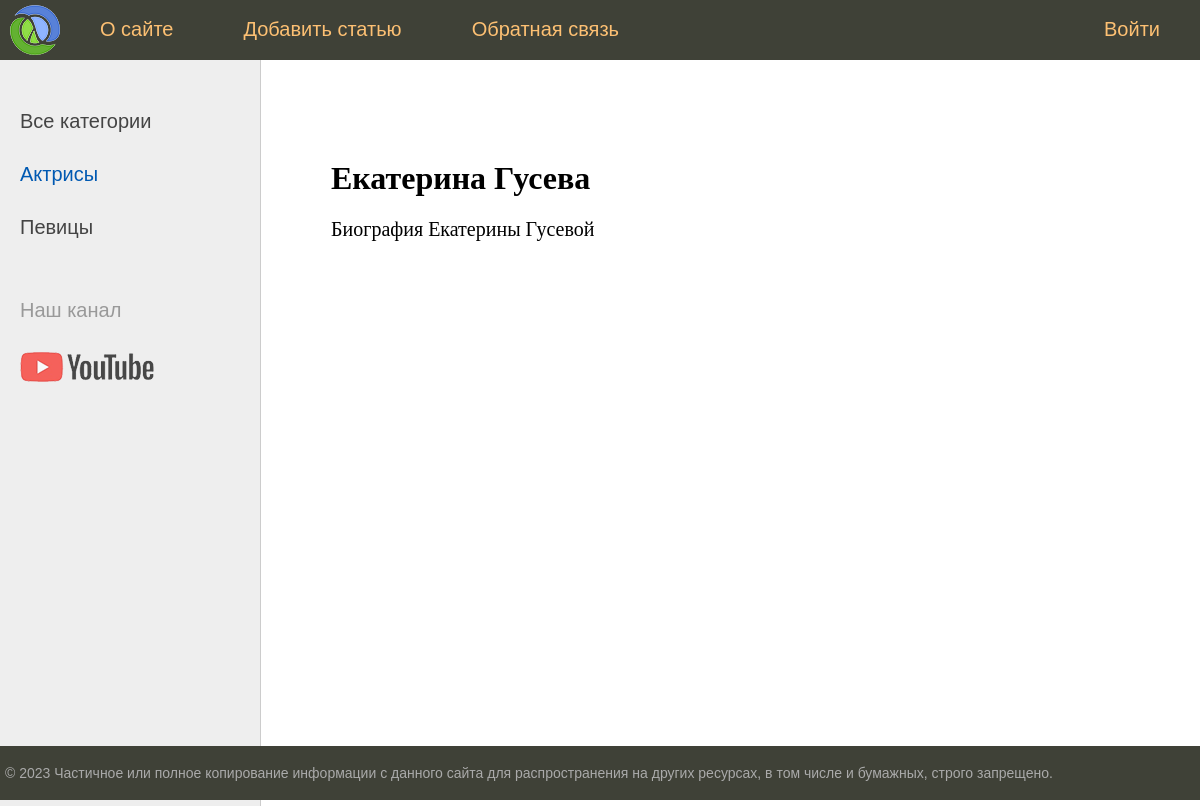
The page /post/ekaterina-guseva/ on the database its author committed.
### women/models.py (models this page shows, shortened)
class Category(models.Model):
    name = models.CharField(max_length=100, db_index=True)
    slug = models.SlugField(max_length=255, unique=True, db_index=True)
    def get_absolute_url(self):
        return reverse('category', kwargs={'cat_slug': self.slug})

class Women(models.Model):
    title = models.CharField(max_length=255)
    slug = models.SlugField(max_length=255, db_index=True, unique=True)
    content = models.TextField(blank=True)
    time_create = models.DateTimeField(auto_now_add=True)
    time_update = models.DateTimeField(auto_now=True)
    is_published = models.BooleanField(default=True)
    objects = models.Manager()
    published = PublishedModel()
    cat = models.ForeignKey('Category', on_delete=models.PROTECT,related_name='posts')
    class Meta:
        ordering = ['-time_create']
        indexes = [
            models.Index(fields=['-time_create']),
        ]
    class Status(models.IntegerChoices):
        DRAFT = 0, 'Черновик'
        PUBLISHED = 1, 'Опубликовано'

### women/views.py (the view)
# urls.py: path('post/<slug:post_slug>/', views.show_post, name='post'),
def show_post(request, post_slug):
    post = get_object_or_404(Women, slug=post_slug)
    data = {
        'title': post.title,
        'menu': menu,
        'post': post,
        'cat_selected': 1,
    }
    return render(request, 'women/post.html', context=data)

### women/templatetags/women_tags.py (called while the page is built)
@register.inclusion_tag('women/list_categories.html')
def show_categories(cat_selected_id=0):
    cats = Category.objects.all()
    return {"cats": cats, "cat_selected": cat_selected_id}

### women/Templates/women/post.html (shortened to what this page needs)
{% extends 'base.html' %}
{% block content %}
<h1>{{post.title}}</h1>
{{post.content|linebreaks}}
{% endblock %}

### women/Templates/women/list_categories.html
{% for cat in cats %}
         {% if cat.id == cat_selected %}
                   <li class="selected">{{cat.name}}</li>
         {% else %}
                   <li><a href="{{ cat.get_absolute_url }}">{{cat.name}}</a></li>
         {% endif %}
{% endfor %}

### rows shown on the page
Category: name "Актрисы"
Category: name "Певицы"
Women: title "Екатерина Гусева", content "Биография Екатерины Гусевой"

### other values the page prints
{{ m.title }} "О сайте" "Добавить статью" "Обратная связь" "Войти"
